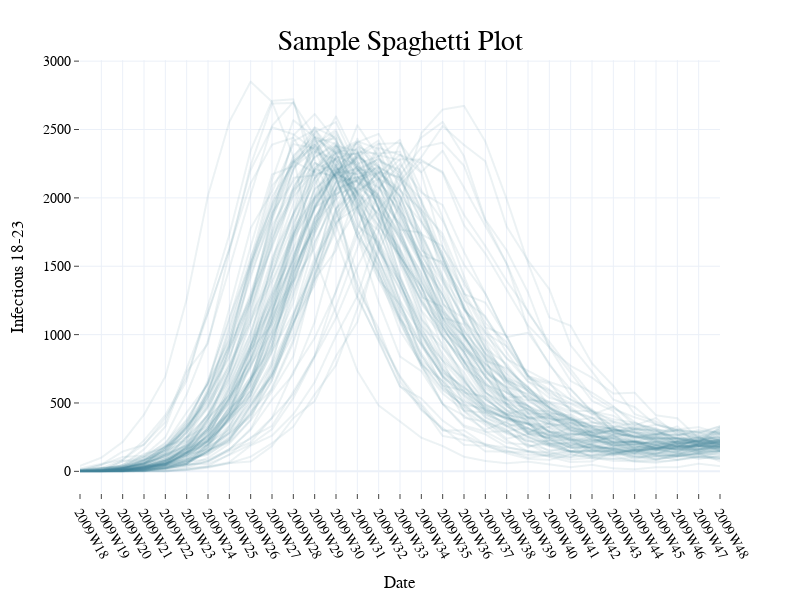

The cell this chart's notebook holds for it:
### Markdown cell above
## Setting a custom font
Fonts in plotly are tricky, and unfortunately `epidemic-intelligence` is limited by their limitations. The easiest way to set a custom font is to have it installed on your local system. For example, if you would like to use Barlow Semi Condensed, the simplest path would be to [install it through a site like Google Fonts](https://fonts.google.com/specimen/Barlow+Semi+Condensed). *Note: if a specified font cannot be found, plotly will use Times New Roman.*

### Code cell
fig.update_layout(font_family='PT Sans Narrow')
